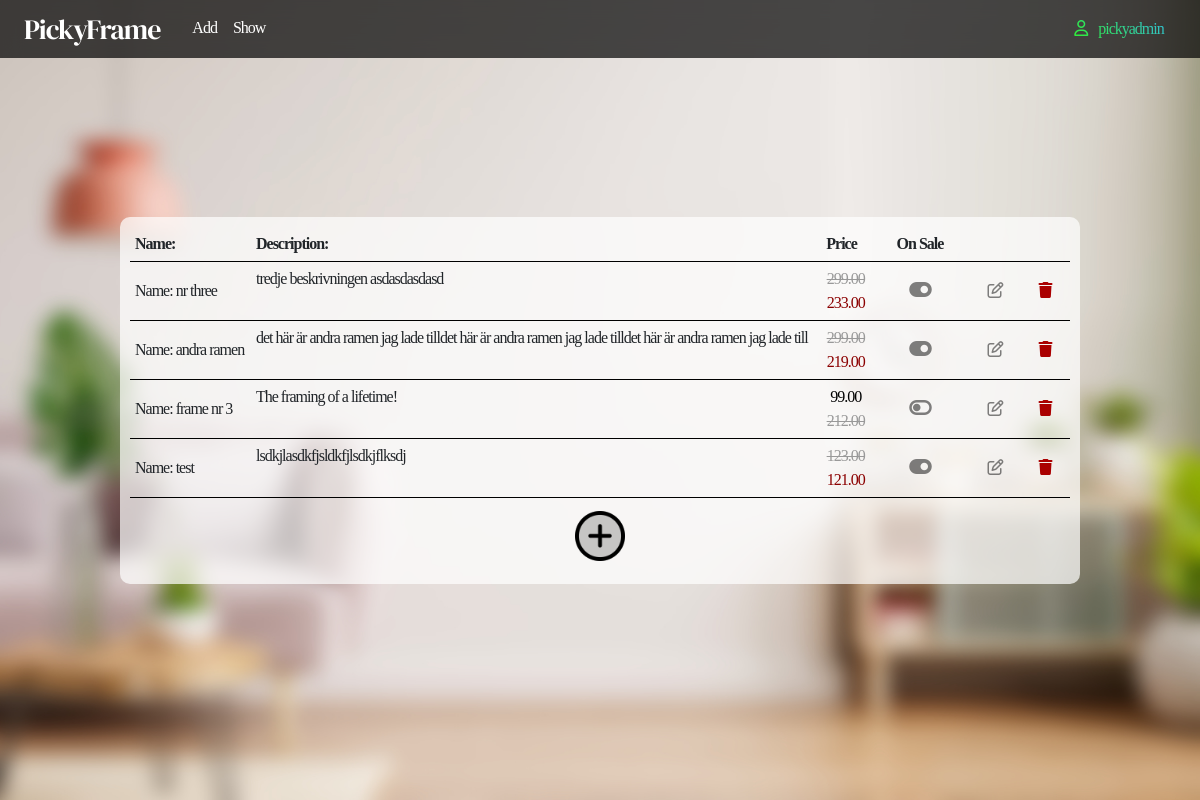
Page /show (signed in) on the earlier database version.
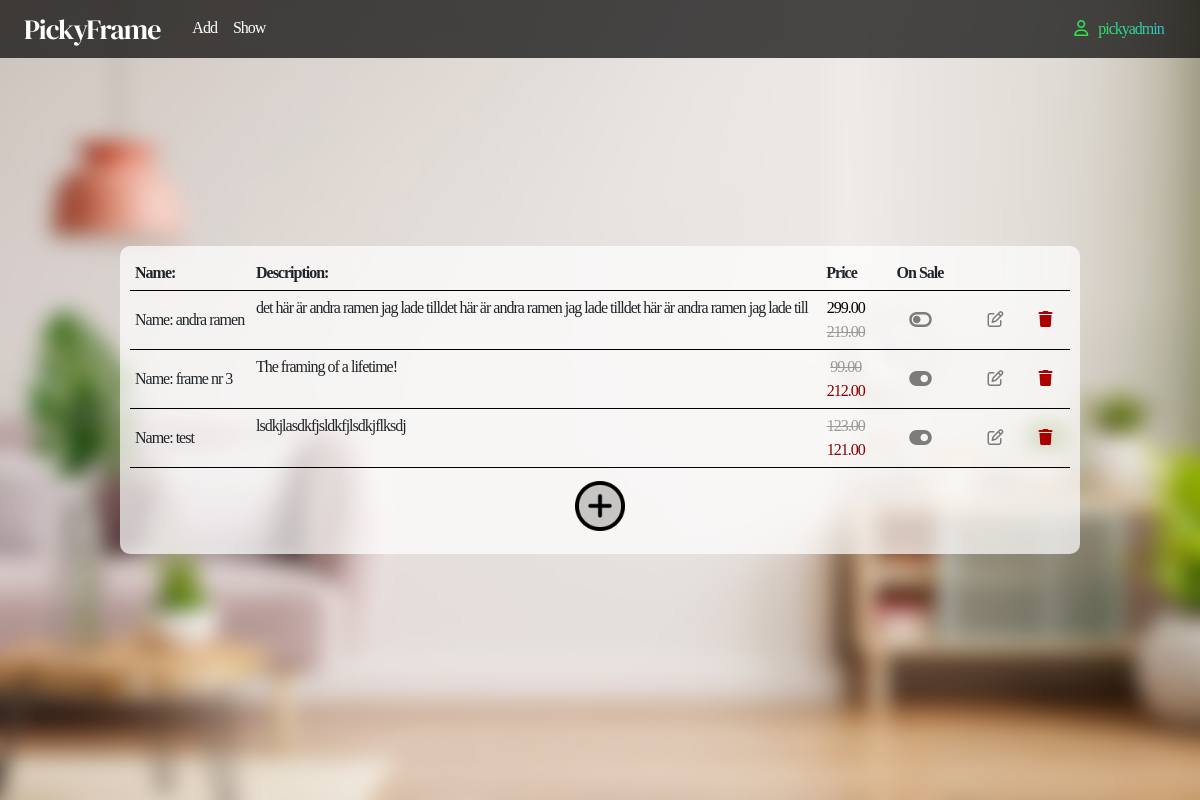
Same page on the later database version.
### productsadmin/models.py (models this page shows, shortened)
class Product(models.Model):
    name = models.CharField(max_length=30, null=False, blank=False)
    price = models.DecimalField(null=False, blank=False, max_digits=5, decimal_places=2)
    desc = models.CharField(max_length=300, null=False, blank=False)
    pic = models.CharField(max_length=30, null=False, blank=False, default='pic.jpg')
    sale = models.BooleanField(null=False, blank=False, default=False)
    sale_price = models.DecimalField(null=False, blank=False, max_digits=5, decimal_places=2)

### productsadmin/views.py (the view)
# urls.py: path('show', views.show, name='show'),
def show(request):
    if request.user.is_superuser:
        products = Product.objects.all()
        context = {
            'products' : products
        }
        return render(request, 'admin/show_prod.html', context)
    else:
        messages.error(request, "You are not authorized for this")
        return redirect('show_prod')

### productsadmin/templates/admin/show_prod.html (shortened to what this page needs)
{% extends "admin/admin.html" %}
{% load static %}
{% block content %}
<article class="article">
    <table>
        <tr>
            <th>Name: </th>
            <th class="d-none d-sm-none d-md-block d-lg-block">Description:</th>
            <th>Price</th>
            <th style="text-align: center;width: 100px;">On Sale</th>
            <th style="width: 50px;"></th>
            <th style="width: 50px;"></th>
        </tr>
        {% for product in products %}
        <tr>
            <td>Name: {{product.name}}</td>
            <td class="d-none d-sm-none d-md-block d-lg-block">{{ product.desc}}</td>
            <td style="80px; text-align: center;">
                {% if product.sale == False %}
                <p style="color: #000; margin: 0;">{{ product.price }}</p>
                    <strike class="mute">{{ product.sale_price }}</strike>
                {% endif %}
                {% if product.sale == True %}
                    <strike class="mute">{{ product.price }}</strike>
                    <p style="color: darkred; margin: 0;">{{ product.sale_price }}</p>
                {% endif %}
            </td>
            <td style="text-align: center;"><a href="/toggle/{{ product.id }}">
                {% if product.sale == True %}
                <i class="fa-solid fa-toggle-on fa-lg"></i>
                {% else %}
                <i class="fa-solid fa-toggle-off fa-lg"></i>
                {% endif %}
                </a>
            </td>
            <td style="text-align: center;"><a href="/edit/{{ product.id }}"><i class="fa-regular fa-pen-to-square"></i></a></td>
            <td style="text-align: center;">
                <details>
                    <summary><i class="fa-solid fa-trash" style="color: #aa0000;"></i></summary>
                </details>
            </td>
        </tr>
        {% empty %}
            <tr>
                <td>
                    There are no products yet
                </td>
            </tr>
        {% endfor %}
            <tr class="noborder">
                <td colspan="6">
                    <button class="btn link-btn centered my-2 add"><a href="/add"><img class="icon_add" src="{% static  'img/' %}plus.png"></a></button>
                </td>
            </tr>
    </table>
</article>
{% endblock %}

Differences in the rows shown:
removed Product: name "nr three", desc "tredje beskrivningen asdasdasdasd", price "299.00", sale_price "233.00", sale True (drawn)
changed Product "andra ramen": sale True → False (drawn)
changed Product "frame nr 3": sale False → True (drawn)
